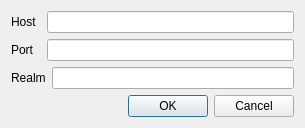
<?xml version="1.0" encoding="UTF-8"?>
<ui version="4.0">
 <class>ConnectionDialog</class>
 <widget class="QDialog" name="ConnectionDialog">
  <property name="geometry">
   <rect>
    <x>0</x>
    <y>0</y>
    <width>305</width>
    <height>125</height>
   </rect>
  </property>
  <property name="sizePolicy">
   <sizepolicy hsizetype="Preferred" vsizetype="Fixed">
    <horstretch>0</horstretch>
    <verstretch>0</verstretch>
   </sizepolicy>
  </property>
  <property name="maximumSize">
   <size>
    <width>16777215</width>
    <height>125</height>
   </size>
  </property>
  <property name="windowTitle">
   <string>Dialog</string>
  </property>
  <layout class="QVBoxLayout" name="verticalLayout">
   <item>
    <layout class="QHBoxLayout" name="horizontalLayout">
     <item>
      <widget class="QLabel" name="hostLabel">
       <property name="sizePolicy">
        <sizepolicy hsizetype="Fixed" vsizetype="Preferred">
         <horstretch>0</horstretch>
         <verstretch>0</verstretch>
        </sizepolicy>
       </property>
       <property name="minimumSize">
        <size>
         <width>30</width>
         <height>0</height>
        </size>
       </property>
       <property name="maximumSize">
        <size>
         <width>30</width>
         <height>16777215</height>
        </size>
       </property>
       <property name="text">
        <string>Host</string>
       </property>
      </widget>
     </item>
     <item>
      <widget class="QLineEdit" name="hostEdit">
       <property name="text">
        <string/>
       </property>
      </widget>
     </item>
    </layout>
   </item>
   <item>
    <layout class="QHBoxLayout" name="horizontalLayout_2">
     <item>
      <widget class="QLabel" name="portLabel">
       <property name="sizePolicy">
        <sizepolicy hsizetype="Fixed" vsizetype="Preferred">
         <horstretch>0</horstretch>
         <verstretch>0</verstretch>
        </sizepolicy>
       </property>
       <property name="minimumSize">
        <size>
         <width>30</width>
         <height>0</height>
        </size>
       </property>
       <property name="maximumSize">
        <size>
         <width>30</width>
         <height>16777215</height>
        </size>
       </property>
       <property name="text">
        <string>Port</string>
       </property>
      </widget>
     </item>
     <item>
      <widget class="QLineEdit" name="portEdit">
       <property name="text">
        <string/>
       </property>
      </widget>
     </item>
    </layout>
   </item>
   <item>
    <layout class="QHBoxLayout" name="horizontalLayout_3">
     <item>
      <widget class="QLabel" name="realmLabel">
       <property name="text">
        <string>Realm</string>
       </property>
      </widget>
     </item>
     <item>
      <widget class="QLineEdit" name="realmEdit"/>
     </item>
    </layout>
   </item>
   <item>
    <widget class="QDialogButtonBox" name="buttonBox">
     <property name="orientation">
      <enum>Qt::Horizontal</enum>
     </property>
     <property name="standardButtons">
      <set>QDialogButtonBox::Cancel|QDialogButtonBox::Ok</set>
     </property>
    </widget>
   </item>
  </layout>
 </widget>
 <resources/>
 <connections>
  <connection>
   <sender>buttonBox</sender>
   <signal>accepted()</signal>
   <receiver>ConnectionDialog</receiver>
   <slot>accept()</slot>
   <hints>
    <hint type="sourcelabel">
     <x>248</x>
     <y>254</y>
    </hint>
    <hint type="destinationlabel">
     <x>157</x>
     <y>274</y>
    </hint>
   </hints>
  </connection>
  <connection>
   <sender>buttonBox</sender>
   <signal>rejected()</signal>
   <receiver>ConnectionDialog</receiver>
   <slot>reject()</slot>
   <hints>
    <hint type="sourcelabel">
     <x>316</x>
     <y>260</y>
    </hint>
    <hint type="destinationlabel">
     <x>286</x>
     <y>274</y>
    </hint>
   </hints>
  </connection>
 </connections>
</ui>
